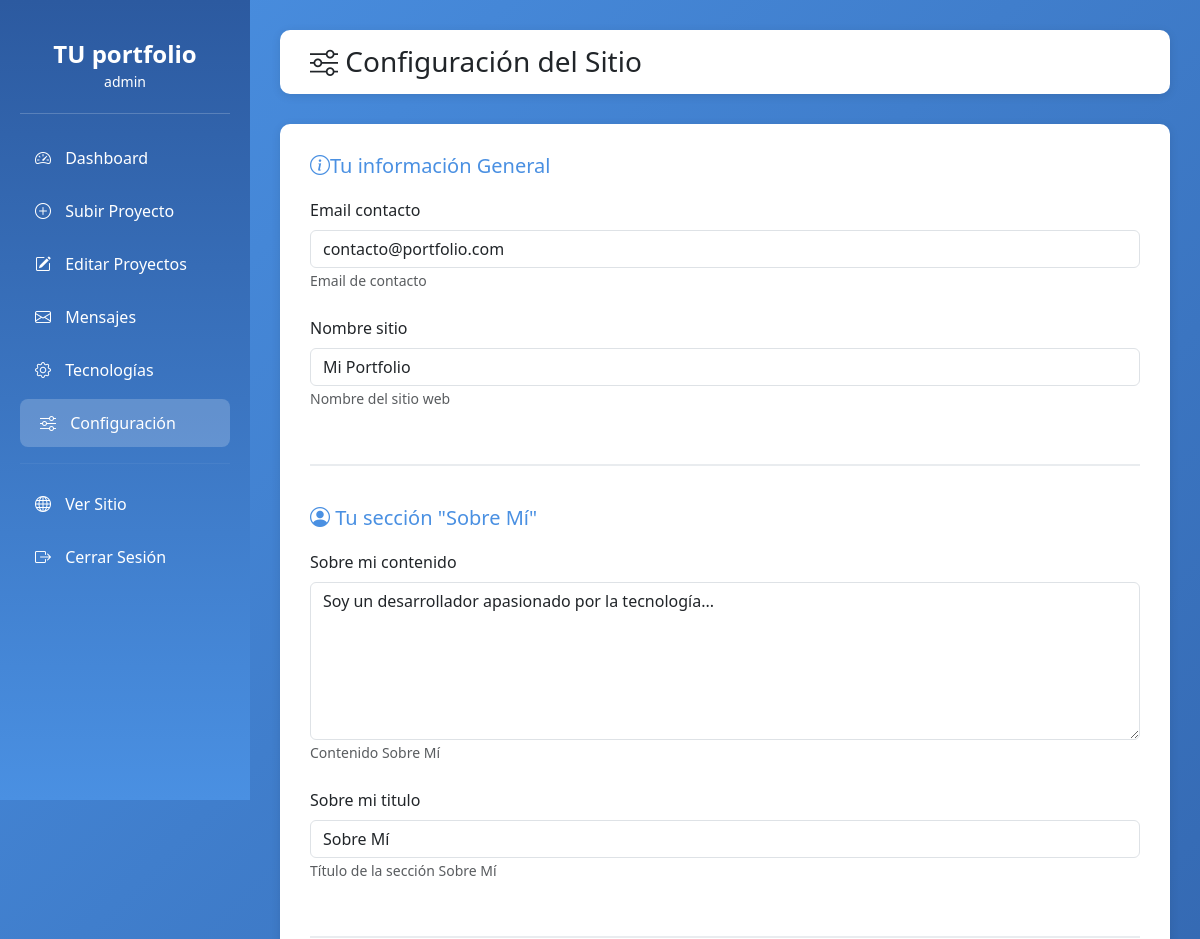
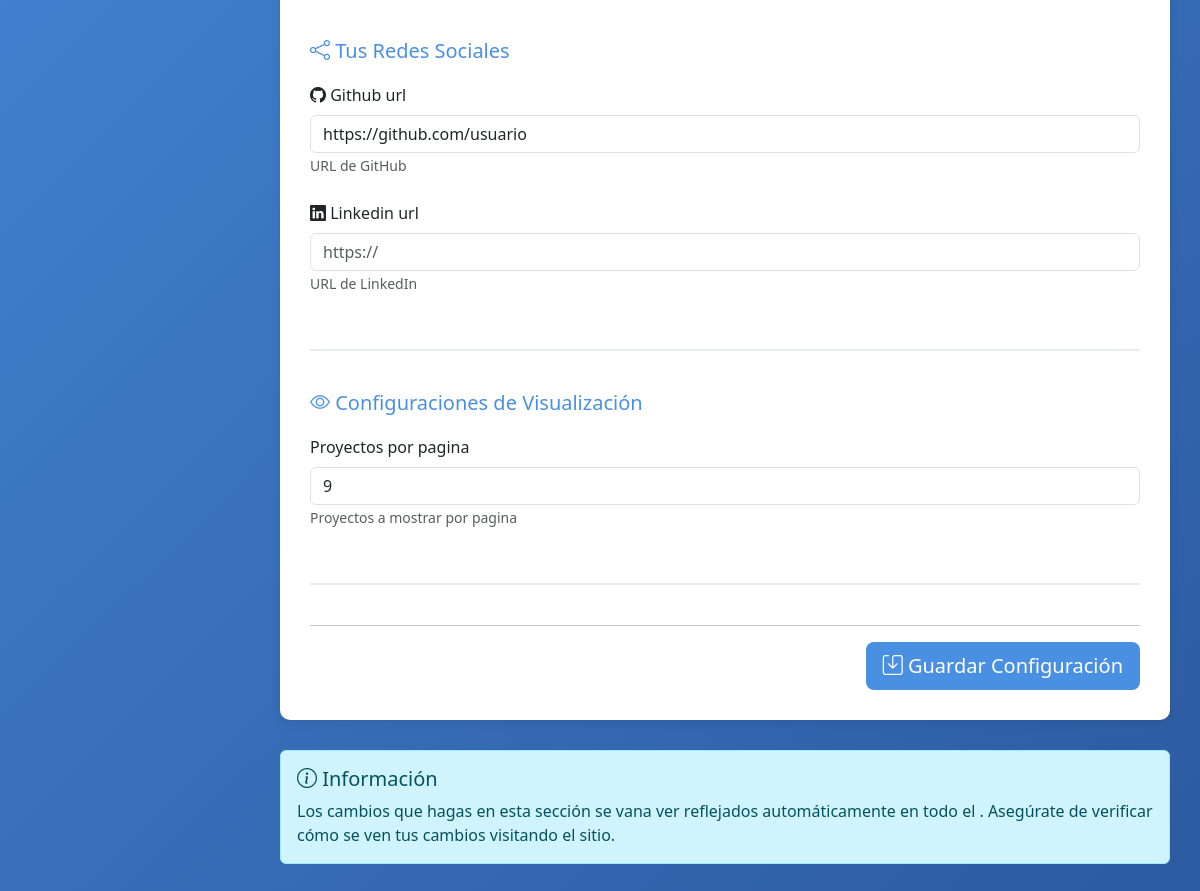
/admin/configuracion.php (signed in), run on the app's committed database (2 pictures, top to bottom).
### tables this page shows
CREATE TABLE configuracion (
    id INT AUTO_INCREMENT PRIMARY KEY,
    clave VARCHAR(100) NOT NULL UNIQUE,
    valor TEXT,
    tipo VARCHAR(20) DEFAULT 'text',
    descripcion VARCHAR(255),
    fecha_modificacion TIMESTAMP DEFAULT CURRENT_TIMESTAMP ON UPDATE CURRENT_TIMESTAMP
);

### admin/configuracion.php (the view, shortened to what this page needs)
<?php
require_once '../includes/conexion.php';
$configuraciones = $conn->query("SELECT * FROM configuracion ORDER BY clave");
?>
<!DOCTYPE html>
<html lang="es">
<head>
    <link href="https://cdn.jsdelivr.net/npm/bootstrap@5.3.0/dist/css/bootstrap.min.css" rel="stylesheet">
    <link rel="stylesheet" href="https://cdn.jsdelivr.net/npm/bootstrap-icons@1.11.0/font/bootstrap-icons.css">
    <link rel="stylesheet" href="../assets/css/configuracion.css">
</head>
<body>
    <div class="sidebar">
        <div class="sidebar-header">
            <h4>TU portfolio</h4>
            <small><?php echo $_SESSION['admin_usuario']; ?></small>
        </div>
        <ul class="sidebar-menu">
            <li>
                <a href="dashboard.php">
                    <i class="bi bi-speedometer2"></i> Dashboard
                </a>
            </li>
            <li>
                <a href="subir-proyecto.php">
                    <i class="bi bi-plus-circle"></i> Subir Proyecto
                </a>
            </li>
            <li>
                <a href="editar-proyecto.php">
                    <i class="bi bi-pencil-square"></i> Editar Proyectos
                </a>
            </li>
            <li>
                <a href="mensajes.php">
                    <i class="bi bi-envelope"></i> Mensajes
                </a>
            </li>
            <li>
                <a href="tecnologias.php">
                    <i class="bi bi-gear"></i> Tecnologías
                </a>
            </li>
            <li>
                <a href="configuracion.php" class="active">
                    <i class="bi bi-sliders"></i> Configuración
                </a>
            </li>
            <li>
                <hr style="border-color: rgba(255,255,255,0.2);">
            </li>
            <li>
                <a href="../index.php" target="_blank">
                    <i class="bi bi-globe"></i> Ver Sitio
                </a>
            </li>
            <li>
                <a href="logout.php">
                    <i class="bi bi-box-arrow-right"></i> Cerrar Sesión
                </a>
            </li>
        </ul>
    </div>
    <div class="main-content">
        <div class="top-bar">
            <h3 class="mb-0">
                <i class="bi bi-sliders"></i> Configuración del Sitio
            </h3>
        </div>
        <div class="form-card">
            <form method="POST" action="configuracion.php">
                <div class="config-section">
                    <h5>
                        <i class="bi bi-info-circle"></i>Tu información General
                    </h5>
                    <?php
                    $configuraciones->data_seek(0);
                    while ($config = $configuraciones->fetch_assoc()):
                        if (in_array($config['clave'], ['nombre_sitio', 'email_contacto'])):
                    ?>
                        <div class="mb-4">
                            <label for="<?php echo $config['clave']; ?>" class="form-label">
                                <?php echo ucfirst(str_replace('_', ' ', $config['clave'])); ?>
                            </label>
                            <?php if ($config['tipo'] === 'textarea'): ?>
                                <textarea class="form-control"
                                          id="<?php echo $config['clave']; ?>"
                                          name="<?php echo $config['clave']; ?>"
                                          rows="4"><?php echo htmlspecialchars($config['valor']); ?></textarea>
                            <?php else: ?>
                                <input type="text"
                                       class="form-control"
                                       id="<?php echo $config['clave']; ?>"
                                       name="<?php echo $config['clave']; ?>"
                                       value="<?php echo htmlspecialchars($config['valor']); ?>">
                            <?php endif; ?>
                            <?php if ($config['descripcion']): ?>
                                <small class="text-muted"><?php echo htmlspecialchars($config['descripcion']); ?></small>
                            <?php endif; ?>
                        </div>
                    <?php
                        endif;
                    endwhile;
                    ?>
                </div>
                <div class="config-section">
                    <h5>
                        <i class="bi bi-person-circle"></i> Tu sección "Sobre Mí"
                    </h5>
                    <?php
                    $configuraciones->data_seek(0);
                    while ($config = $configuraciones->fetch_assoc()):
                        if (in_array($config['clave'], ['sobre_mi_titulo', 'sobre_mi_contenido'])):
                    ?>
                        <div class="mb-4">
                            <label for="<?php echo $config['clave']; ?>" class="form-label">
                                <?php echo ucfirst(str_replace('_', ' ', $config['clave'])); ?>
                            </label>
                            <?php if ($config['tipo'] === 'textarea'): ?>
                                <textarea class="form-control"
                                          id="<?php echo $config['clave']; ?>"
                                          name="<?php echo $config['clave']; ?>"
                                          rows="6"><?php echo htmlspecialchars($config['valor']); ?></textarea>
                            <?php else: ?>
                                <input type="text"
                                       class="form-control"
                                       id="<?php echo $config['clave']; ?>"
                                       name="<?php echo $config['clave']; ?>"
                                       value="<?php echo htmlspecialchars($config['valor']); ?>">
                            <?php endif; ?>
                            <?php if ($config['descripcion']): ?>
                                <small class="text-muted"><?php echo htmlspecialchars($config['descripcion']); ?></small>
                            <?php endif; ?>
                        </div>
                    <?php
                        endif;
                    endwhile;
                    ?>
                </div>
                <div class="config-section">
                    <h5>
                        <i class="bi bi-share"></i> Tus Redes Sociales
                    </h5>
                    <?php
                    $configuraciones->data_seek(0);
                    while ($config = $configuraciones->fetch_assoc()):
                        if (in_array($config['clave'], ['github_url', 'linkedin_url', 'facebook_url'])):
                    ?>
                        <div class="mb-4">
                            <label for="<?php echo $config['clave']; ?>" class="form-label">
                                <i class="bi bi-<?php
                                    echo ($config['clave'] == 'github_url') ? 'github' :
                                         (($config['clave'] == 'linkedin_url') ? 'linkedin' : 'facebook');
                                ?>"></i>
                                <?php echo ucfirst(str_replace('_', ' ', $config['clave'])); ?>
                            </label>
                            <input type="url"
                                   class="form-control"
                                   id="<?php echo $config['clave']; ?>"
                                   name="<?php echo $config['clave']; ?>"
                                   placeholder="https://"
                                   value="<?php echo htmlspecialchars($config['valor']); ?>">
                            <?php if ($config['descripcion']): ?>
                                <small class="text-muted"><?php echo htmlspecialchars($config['descripcion']); ?></small>
                            <?php endif; ?>
                        </div>
                    <?php
                        endif;
                    endwhile;
                    ?>
                </div>
                <div class="config-section">
                    <h5>
                        <i class="bi bi-eye"></i> Configuraciones de Visualización
                    </h5>
                    <?php
                    $configuraciones->data_seek(0);
                    while ($config = $configuraciones->fetch_assoc()):
                        if (in_array($config['clave'], ['proyectos_por_pagina'])):
                    ?>
                        <div class="mb-4">
                            <label for="<?php echo $config['clave']; ?>" class="form-label">
                                <?php echo ucfirst(str_replace('_', ' ', $config['clave'])); ?>
                            </label>
                            <input type="number"
                                   class="form-control"
                                   id="<?php echo $config['clave']; ?>"
                                   name="<?php echo $config['clave']; ?>"
                                   min="1"
                                   max="50"
                                   value="<?php echo htmlspecialchars($config['valor']); ?>">
                            <?php if ($config['descripcion']): ?>
                                <small class="text-muted"><?php echo htmlspecialchars($config['descripcion']); ?></small>
                            <?php endif; ?>
                        </div>
                    <?php
                        endif;
                    endwhile;
                    ?>
                </div>
                <hr>
                <div class="text-end">
                    <button type="submit" name="submit" class="btn btn-lg" style="background-color: var(--primary-blue); color: white;">
                        <i class="bi bi-save"></i> Guardar Configuración
                    </button>
                </div>
            </form>
        </div>
        <div class="alert alert-info">
            <h5 class="alert-heading">
                <i class="bi bi-info-circle"></i> Información
            </h5>
            <p class="mb-0">
                Los cambios que hagas en esta sección se vana  ver reflejados automáticamente en todo el .
                Asegúrate de verificar cómo se ven tus cambios visitando el sitio.
            </p>
        </div>
    </div>
</body>
</html>

### assets/css/configuracion.css (style rules this page uses)
:root { --primary-blue: #4a90e2; --dark-blue: #2c5aa0; --sidebar-width: 250px; }
body { font-family: 'Segoe UI', Tahoma, Geneva, Verdana, sans-serif; background-color: #f8f9fa; }
.sidebar { position: fixed; top: 0; left: 0; height: 100vh; width: var(--sidebar-width); background: linear-gradient(180deg, var(--dark-blue) 0%, var(--primary-blue) 100%); color: white; padding: 20px; overflow-y: auto; }
.sidebar-header { text-align: center; padding: 20px 0; border-bottom: 1px solid rgba(255,255,255,0.2); margin-bottom: 20px; }
.sidebar-header h4 { margin: 0; font-weight: bold; }
.sidebar-menu { list-style: none; padding: 0; }
.sidebar-menu li { margin-bottom: 5px; }
.sidebar-menu a { display: block; padding: 12px 15px; color: white; text-decoration: none; border-radius: 8px; transition: all 0.3s; }
.sidebar-menu a:hover, .sidebar-menu a.active { background: rgba(255,255,255,0.2); padding-left: 20px; }
.sidebar-menu i { margin-right: 10px; width: 20px; }
.main-content { margin-left: var(--sidebar-width); padding: 30px; }
.top-bar { background: white; padding: 15px 30px; border-radius: 10px; box-shadow: 0 2px 10px rgba(0,0,0,0.1); margin-bottom: 30px; }
.form-card { background: white; border-radius: 10px; padding: 30px; box-shadow: 0 2px 10px rgba(0,0,0,0.1); margin-bottom: 30px; }
.config-section { margin-bottom: 40px; padding-bottom: 30px; border-bottom: 2px solid #e9ecef; }
.config-section h5 { color: var(--primary-blue); margin-bottom: 20px; }
body { background: linear-gradient(135deg, var(--primary-blue) 0%, var(--dark-blue) 100%); min-height: 100vh; display: flex; align-items: center; justify-content: center; font-family: 'Segoe UI', Tahoma, Geneva, Verdana, sans-serif; }
.form-card { background: white; border-radius: 10px; padding: 30px; box-shadow: 0 2px 10px rgba(0,0,0,0.1); }

### data on the page
configuracion: clave "Email contacto", email_contacto "contacto@portfolio.com", descripcion "Email de contacto"
configuracion: clave "Nombre sitio", nombre_sitio "Mi Portfolio", descripcion "Nombre del sitio web"
configuracion: clave "Sobre mi contenido", sobre_mi_contenido "Soy un desarrollador apasionado por la tecnología...", descripcion "Contenido Sobre Mí"
configuracion: clave "Sobre mi titulo", sobre_mi_titulo "Sobre Mí", descripcion "Título de la sección Sobre Mí"
configuracion: clave "Github url", github_url "https://github.com/usuario", descripcion "URL de GitHub"
configuracion: clave "Linkedin url", descripcion "URL de LinkedIn"
configuracion: clave "Proyectos por pagina", proyectos_por_pagina "9", descripcion "Proyectos a mostrar por pagina"

### other printed values
$_SESSION['admin_usuario'] "admin"
